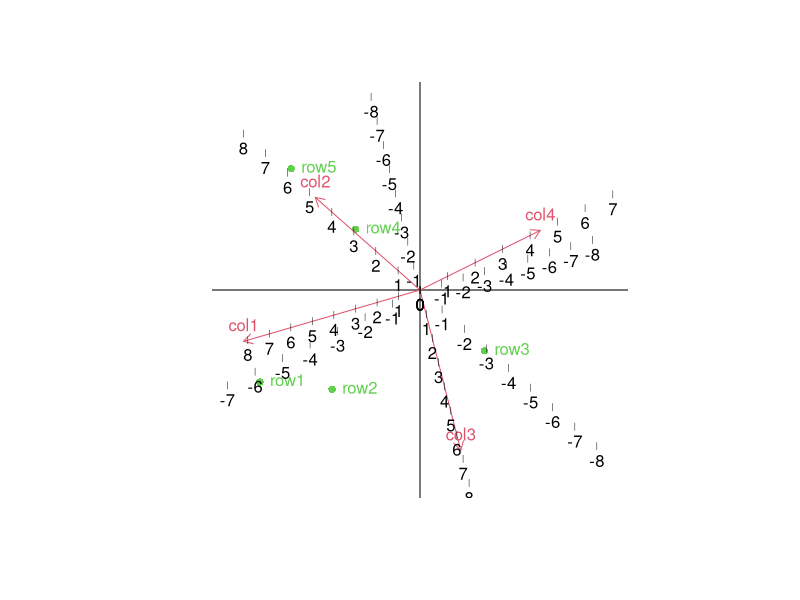
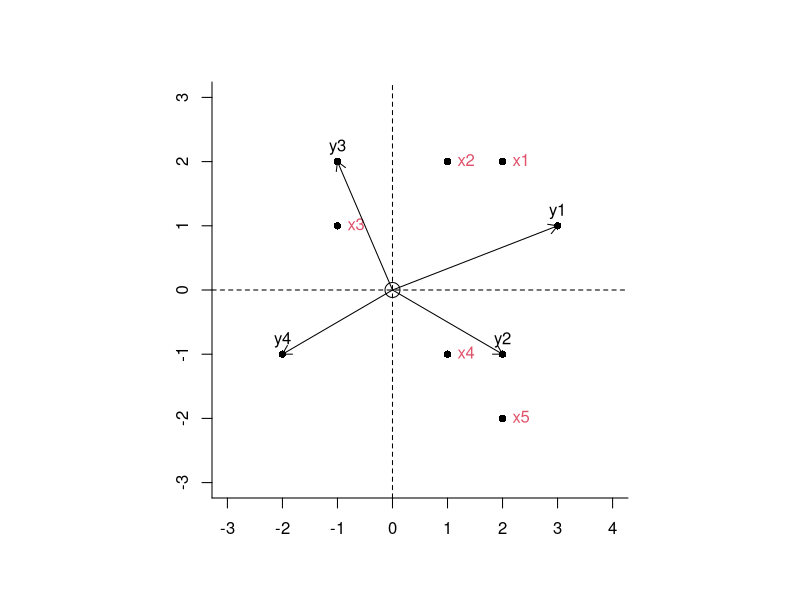
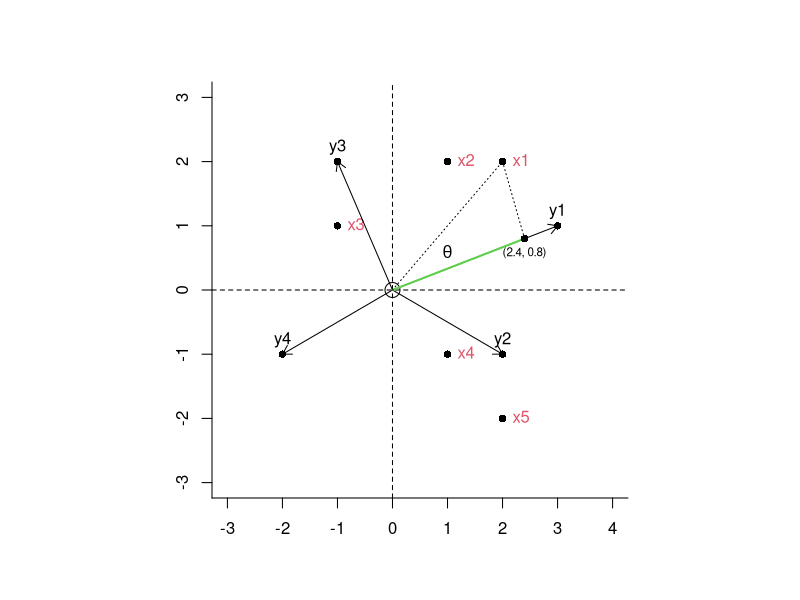
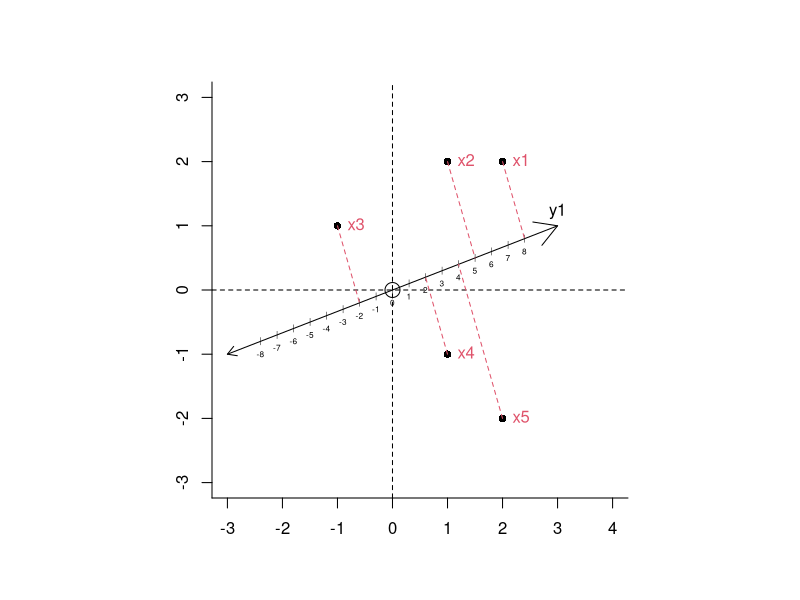
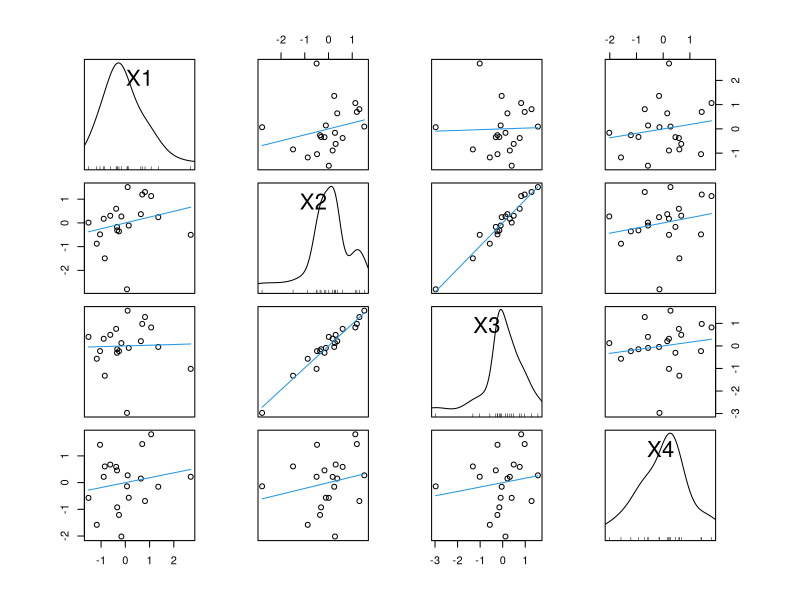
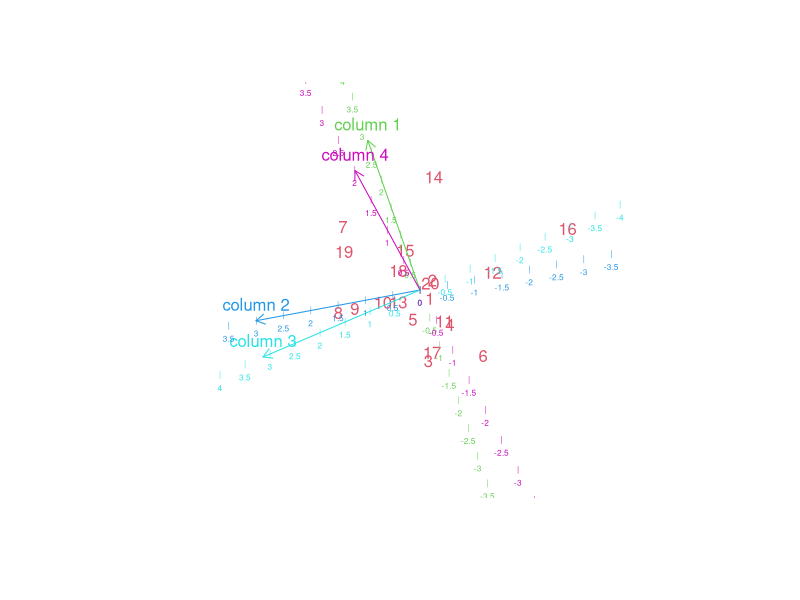
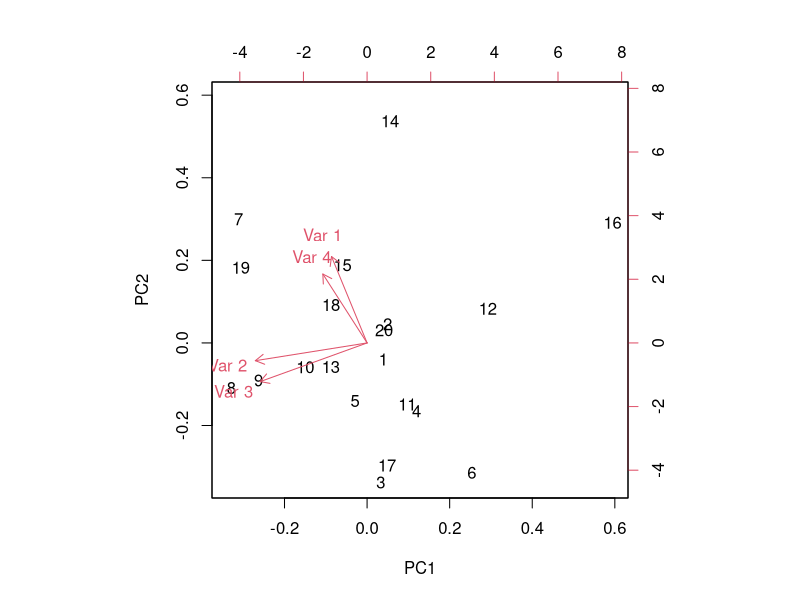

R code for these plots, in order:
## ---- chunk 1
knitr::opts_chunk$set(echo = TRUE)
library(dplyr)
## ---- chunk 2
Y <- matrix( c(  8,  2,  2,  -6,
                 5,  0,  3,  -4,
                -2, -3,  3,   1,
                 2,  3, -3,  -1,
                 4,  6, -6,  -2
              ),
             byrow=TRUE,
             ncol=4 )
Y
## ---- chunk 3
u <- svd(Y)$u
d <- svd(Y)$d
v <- svd(Y)$v

# u %*% diag( c(d[1:2],0,0) ) %*% t(v)


left_matrix <- u[,1:2]%*%diag(sqrt(d[1:2]))
right_matrix <- diag(sqrt(d[1:2]))%*%t(v[,1:2])

par( pty = "s" )
# draw the biplot:
plot( x = c(-3,3 ),
      y = c(-3,3), 
      type = "n",
      xlab = "",
      ylab = "",
      axes = FALSE
    )
abline( v=0, h=0)

# draw in observations (points):
points( x = left_matrix[,1],
        y = left_matrix[,2],
        pch = 16,
        col = 3
      )

# draw in point labels:
text( x = left_matrix[,1],
      y = left_matrix[,2],
      labels = paste("row", 1:nrow(left_matrix), sep=""),
      pos = 4,
      col = 3
    )

# draw in axes:
arrows( x0 = rep(0, ncol(right_matrix) ),
        y0 = rep(0, ncol(right_matrix) ),
        x1 = right_matrix[1,],
        y1 = right_matrix[2,],
        length = 0.1,
        col = 2
      )
# draw in vector labels:
text( x = right_matrix[1,],
      y = right_matrix[2,],
      labels = paste("col", 1:ncol(right_matrix), sep=""),
      pos = 3,
      col = 2
      )

# draw in tickmarks on the right_matrix vectors:
for( col_j in 1:ncol(right_matrix) ){
  
  vec <- right_matrix[,col_j]
  length_of_vec <- sqrt(sum(vec^2))
  unit_vec <- vec / length_of_vec
  x_tick_coords <- -8:8 * (unit_vec/length_of_vec)[1]   
  y_tick_coords <- -8:8 * (unit_vec/length_of_vec)[2]   
  points( x = x_tick_coords,
          y = y_tick_coords,
          pch = "|",
          cex = 0.5
        )
  text( x = x_tick_coords,
        y = y_tick_coords,
        labels = -8:8,
        pos = 1
      )
}

## ---- chunk 4
cor(Y)
## ---- chunk 5
par( pty="s" )

left_matrix <- 
        matrix( c( 2,  2,
                   1,  2,
                  -1,  1,
                   1, -1,
                   2, -2
                  ),
                byrow=TRUE,
                ncol=2) 
right_matrix <- 
         matrix( c(3,  2, -1, -2,
                   1, -1,  2, -1
                   ),
                 byrow=TRUE,
                 nrow=2
               )
left_matrix%*%right_matrix

# make a blank plot:
plot( x = c(-3, 4, 0, 0), 
      y = c( 0, 0, -3, 3),
      type = "n",
      axes = FALSE,
      xlab = "", ylab=""
    )
abline( h=0, v=0, lty=2 )
points( x=0, y=0, cex=2 )

for( row_i in 1:nrow(left_matrix) ){
  
  points( x = left_matrix[row_i, 1],
          y = left_matrix[row_i, 2],
          pch = 16
        )
  text( x = left_matrix[row_i, 1],
        y = left_matrix[row_i, 2],
        labels = paste0("x",row_i),
        col = 2,
        pos = 4
      )
}

for( col_j in 1:ncol(right_matrix) ){
  
  arrows( x0 = 0, y0 = 0,
          x1 = right_matrix[1, col_j],
          y1 = right_matrix[2, col_j],
          length = 0.1      # arrowhead length
        )
  points( x = right_matrix[1, col_j],
          y = right_matrix[2, col_j],
          pch=16
        )
  text( x = right_matrix[1, col_j],
        y = right_matrix[2, col_j],
        labels = paste0("y", col_j),
        pos = 3
      )
  
}

axis( side = 1, at = -5:5 )
axis( side = 2, at = -5:5 )

left_matrix
right_matrix

## ---- chunk 6
x1 <- left_matrix[1,]
y1 <- right_matrix[,1]
acos( c(t(x1)%*%y1) / (sqrt(sum(x1^2))*sqrt(sum(y1^2)) ) )
## ---- chunk 7
the_proj <- c(2.4, 0.8)
  
par( pty="s" )
# make a blank plot:
plot( x = c(-3, 4, 0, 0), 
      y = c( 0, 0, -3, 3),
      type = "n",
      axes = FALSE,
      xlab = "", ylab=""
    )
abline( h=0, v=0, lty=2 )
points( x=0, y=0, cex=2 )

for( row_i in 1:nrow(left_matrix) ){
  
  points( x = left_matrix[row_i, 1],
          y = left_matrix[row_i, 2],
          pch = 16
        )
  text( x = left_matrix[row_i, 1],
        y = left_matrix[row_i, 2],
        labels = paste0("x",row_i),
        col = 2,
        pos = 4
      )
}

for( col_j in 1:ncol(right_matrix) ){
  
  arrows( x0 = 0, y0 = 0,
          x1 = right_matrix[1, col_j],
          y1 = right_matrix[2, col_j],
          length = 0.1      # arrowhead length
        )
  points( x = right_matrix[1, col_j],
          y = right_matrix[2, col_j],
          pch=16
        )
  text( x = right_matrix[1, col_j],
        y = right_matrix[2, col_j],
        labels = paste0("y", col_j),
        pos = 3
      )
  
}

axis( side = 1, at = -5:5 )
axis( side = 2, at = -5:5 )

segments( x0 = 0, y0 = 0,
          x1 = the_proj[1],
          y1 = the_proj[2],
          lwd=2,
          col=3
        )

segments( x0 = x1[1], y0 = x1[2],
          x1 = the_proj[1],
          y1 = the_proj[2],
          lty=3
        )

segments( x0 = 0, y0 = 0,
          x1 = x1[1], y1 = x1[2],
          lty = 3
          )

text( x=1, y=0.6,
      labels = expression(theta)
      )

points( x=the_proj[1], y=the_proj[2], pch=16 )
text( x=the_proj[1], y=the_proj[2], labels="(2.4, 0.8)", pos=1, cex=0.7)
## ---- chunk 8
par( pty="s" )
# make a blank plot:
plot( x = c(-3, 4, 0, 0), 
      y = c( 0, 0, -3, 3),
      type = "n",
      axes = FALSE,
      xlab = "", ylab=""
    )
abline( h=0, v=0, lty=2 )
points( x=0, y=0, cex=2 )

for( row_i in 1:nrow(left_matrix) ){
  
  points( x = left_matrix[row_i, 1],
          y = left_matrix[row_i, 2],
          pch = 16
        )
  text( x = left_matrix[row_i, 1],
        y = left_matrix[row_i, 2],
        labels = paste0("x",row_i),
        col = 2,
        pos = 4
      )
}

arrows( x0 = 0, y0 = 0,
          x1 = right_matrix[1,1], y1=right_matrix[2,1] 
        )

arrows( x0 = 0, y0 = 0,
        x1 = -right_matrix[1,1], y1=-right_matrix[2,1],
        length = 0.1     # arrowhead length
      )

text( x = right_matrix[1,1],
      y = right_matrix[2,1],
      pos = 3,
      labels = "y1"
    )
 
axis( side = 1, at = -5:5 )
axis( side = 2, at = -5:5 )

points( x = -8:8 * 3/sqrt(10)*(1/1/sqrt(10)),
        y = -8:8 * 1/sqrt(10)*(1/1/sqrt(10)),
        pch = "|",
        cex = 0.5
        )

text( x = -8:8 * 3/sqrt(10)*(1/1/sqrt(10)),
      y = -8:8 * 1/sqrt(10)*(1/1/sqrt(10)),
      labels = -8:8,
      pos = 1,
      cex = 0.5
     )

# draw all of the projection lines:
for( row_i in 1:nrow(left_matrix)){

  x_i <- left_matrix[row_i,]
  
  projection_point <- c( t(x_i)%*%y1 ) * y1 / sum(y1^2) 
  
  segments( x0 = left_matrix[row_i,1],
            y0 = left_matrix[row_i,2],
            x1 = projection_point[1],
            y1 = projection_point[2],
            col = 2,
            lty = 2
          )
}

## ---- chunk 9
rownames(Y) <- paste("x", 1:5, sep="" )
colnames(Y) <- paste("y", 1:4, sep="" )
Y
## ---- chunk 10
set.seed(13)
tempmat <- matrix( runif( 16, -5,5 ), ncol=4 )
Y <- MASS::mvrnorm( n = 20, 
                    mu = sample( -20:20, size=4 ),
                    Sigma = t(tempmat)%*%tempmat
                  ) %>% 
  scale()
Y

car::scatterplotMatrix(Y, col=1, regLine=list(col=4, lwd=1), smooth=FALSE)
## ---- chunk 11
qr(Y)$rank
## ---- chunk 12
u <- svd(Y)$u
d <- svd(Y)$d
v <- svd(Y)$v

Y

# which is the same as:
u %*% diag(d) %*% t(v)
## ---- chunk 13
diag(d)
## ---- chunk 14
diag(d)[1:2,1:2]
## ---- chunk 15
u %*% diag( c(d[1:2],0,0) ) %*% t(v)
u[,1:2] %*% diag( d[1:2] ) %*% t(v[,1:2])
## ---- chunk 16

left_matrix <- u[,1:2]%*%diag(sqrt(d[1:2]))
right_matrix <- diag(sqrt(d[1:2]))%*%t(v[,1:2])

par( pty = "s" )
# draw the biplot:
plot( x = c(-2,2 ),
      y = c(-2,2), 
      type = "n",
      xlab = "",
      ylab = "",
      axes = FALSE
    )

# draw in observations/points (left matrix) as text:
text( x = left_matrix[,1],
      y = left_matrix[,2],
      labels = 1:nrow(left_matrix),
      #pos = 4,
      col = 2
    )

# draw in vectors (right matrix):
arrows( x0 = rep(0, ncol(right_matrix) ),
        y0 = rep(0, ncol(right_matrix) ),
        x1 = right_matrix[1,],
        y1 = right_matrix[2,],
        length = 0.1,
        col = 3:6
      )
# draw in vector labels:
text( x = right_matrix[1,],
      y = right_matrix[2,],
      labels = paste("column ", 1:ncol(right_matrix), sep=""),
      pos = 3,
      col = 3:6
      )

# draw in tickmarks on the right_matrix vectors:
for( col_j in 1:ncol(right_matrix) ){
  
  vec <- right_matrix[,col_j]
  length_of_vec <- sqrt(sum(vec^2))
  unit_vec <- vec / length_of_vec
  x_tick_coords <- seq(-5,5,0.5) * (unit_vec/length_of_vec)[1]   
  y_tick_coords <- seq(-5,5,0.5) * (unit_vec/length_of_vec)[2]   
  points( x = x_tick_coords,
          y = y_tick_coords,
          pch = "|",
          cex = 0.5,
          col = 2+col_j
        )
  text( x = x_tick_coords,
        y = y_tick_coords,
        labels = seq(-5,5,0.5),
        pos = 1,
        cex = 0.5,
        col = 2+col_j
      )
}

## ---- chunk 17
Y
## ---- chunk 18
biplot( prcomp( Y ) )
